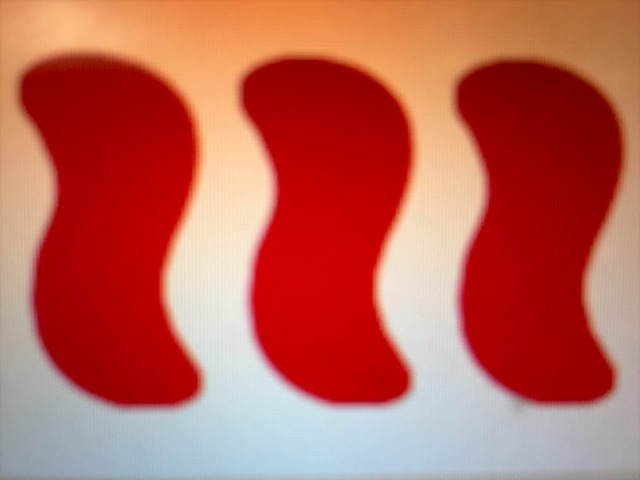
#> input picture img/image0.jpg, 640 x 480 px
$ python cardgenerator.py --image img/image0.jpg   (older library calls are emulated)
#> lines starting #> are read from the running program, lines starting #| are printed output that depends on the picture
### FillDetect.py
# Functions to figure out the fill
import cv2
import numpy as np

from scipy.signal import argrelextrema
from scipy.signal import find_peaks
import peakutils

from SetCard import HOLLOW, STRIPE, FULL, GREEN, RED, PURPLE
from ColorDetect import find_Color


def is_Stripe(image, number_peaks=12):
	""" Returns boolean, if striped. Parameters: threshold for peaks """

	# remove noise
	image = image [ 4 :-4]

	# First we take the derivative (f'(x)) on the y-axis to see if there are crazy changes
	fpx = cv2.Sobel(image, cv2.CV_64F, 0, 1, ksize=5)
	vpr= cv2.reduce(fpx, 1, cv2.REDUCE_SUM)
	vpr_p= np.sqrt(vpr**2).flatten()

	# Each change or "stripe" is essentially a peak on the f'(x).
	unfiltered_peaks, _ = find_peaks(vpr_p, height=0)
	all_peaks = (vpr_p[i] for i in unfiltered_peaks)
	peak_thresh = max(all_peaks) * 0.33 # arbitrary weight 1/3 of the max_peak

	filtered_peaks = sum(1 for i in unfiltered_peaks if vpr_p[i] >= peak_thresh)

	return (filtered_peaks) > number_peaks


# [37 lines left out: function Hollow_or_Full, not called in this run]


# [35 lines that do not run on import are left out]

### cardgenerator.py
# Test if this produces the correct card ID

import numpy as np
import cv2
import argparse


from SetCard import *
from ColorDetect import *
from FillDetect import *
from ShapeDetect import *


ap = argparse.ArgumentParser()
ap.add_argument("-i", "--image", required=True, help="Path to the set card img")
ap.add_argument("-d", "--debug", action="store_true") # flag for debug
args = vars(ap.parse_args())

image = cv2.imread(args['image'])
#> image is the input picture: shape (480, 640, 3); mean B, G, R 86.6, 98.6, 189.3
image0 = cv2.imread(args['image'],0)
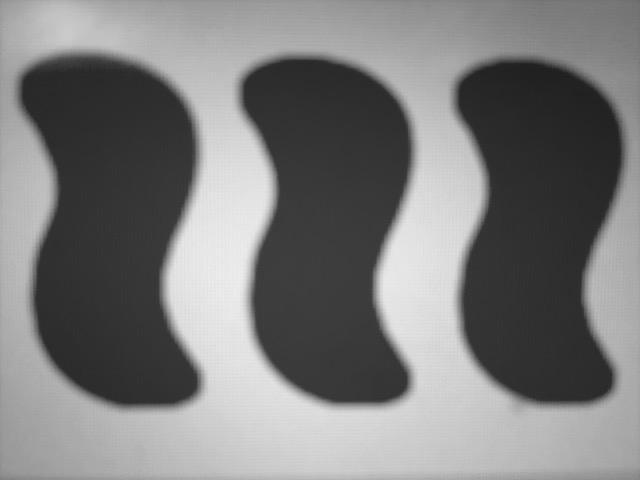
#> image0: shape (480, 640); min 31, max 237, mean 124.2
# image = image [ 4 :-4]
# image0 = image0 [ 4 :-4] (optional cropping)

debug = args['debug']

kernel = np.ones((5,5), np.uint8) # Kernel for the erosion and dilation (for solid /hollow only)
purpb = np.array ([80, 0, 80]), np.array([160,60,160])
greenb = np.array([0,100,0]), np.array([45,180,45])
redb = np.array([0,0,160]), np.array([30,30,255])


if is_Stripe(image0,12):
#> in is_Stripe, `image = image [ 4 :-4]`:
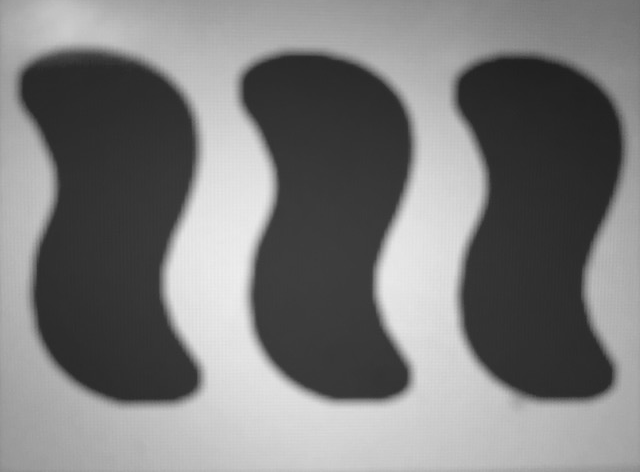
#> image: shape (472, 640); min 31, max 237, mean 123.7
#> in is_Stripe, `fpx = cv2.Sobel(image, cv2.CV_64F, 0, 1, ksize=5)`:
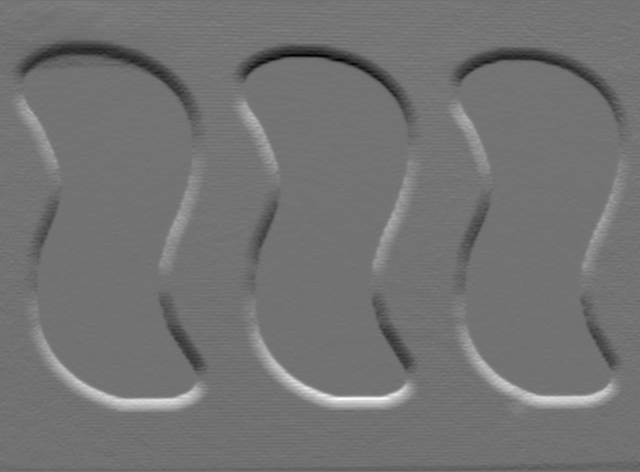
#> fpx: shape (472, 640) float64; min -2260, max 2753, mean 7; drawn with min black and max white
#> in is_Stripe, `vpr= cv2.reduce(fpx, 1, cv2.REDUCE_SUM)`: vpr = 472 values, max 506208 at index 399, min -354885 at index 55, mean 4454.9
#> in is_Stripe, `vpr_p= np.sqrt(vpr**2).flatten()`: vpr_p = 472 values, max 506208 at index 399, min 0 at index 0, mean 47704.7
#> in is_Stripe, `unfiltered_peaks, _ = find_peaks(vpr_p, height=0)`: unfiltered_peaks = 101 values from 2 to 469
#> in is_Stripe, `peak_thresh = max(all_peaks) * 0.33`: peak_thresh = 167048.6
#> in is_Stripe, `filtered_peaks = sum(1 for i in unfiltered_peaks if vpr_p[i] >= peak_t..`: filtered_peaks = 3
	fill = STRIPE
else:
#> (the run stopped early here; a loop or call above may not have finished)
